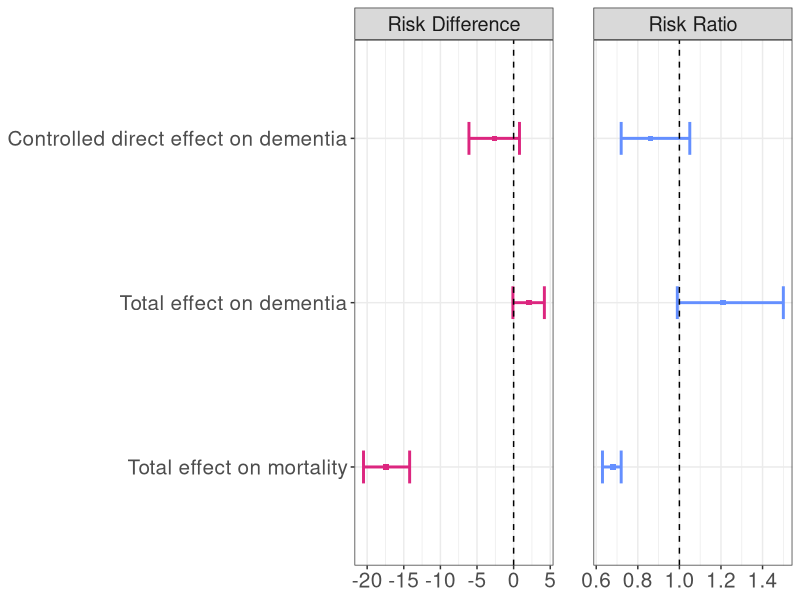

Reproduce this figure in R.
library(ggplot2)
library(dplyr)
library(tidyr)
library(stringr)
library(tidyverse)

# Create the data
res <- tibble::tribble(
  ~Effect, ~Risk_Difference, ~Risk_Ratio,
  "Total effect on dementia", "2.1 (-0.1, 4.2)", "1.21 (0.99, 1.50)",
  "Controlled direct effect on dementia", "-2.6 (-6.1, 0.8)", "0.86 (0.72, 1.05)",
  "Total effect on mortality", "-17.4 (-20.5, -14.2)", "0.68 (0.63, 0.72)"
) %>% 
  mutate(Effect = fct_rev(as.factor(Effect)))

# Function to extract estimates and CIs
extract_values <- function(x) {
  num <- as.numeric(str_extract(x, "[-]?[0-9]+\\.?[0-9]*"))
  lower <- as.numeric(str_extract(x, "(?<=\\().*?(?=,)"))
  upper <- as.numeric(str_extract(x, "(?<=, ).*?(?=\\))"))
  return(c(num, lower, upper))
}

# Process Risk Difference and Risk Ratio
res <- res %>%
  mutate(
    RD = map(Risk_Difference, extract_values),
    RR = map(Risk_Ratio, extract_values)
  ) %>%
  unnest_wider(RD, names_sep = "_") %>%
  unnest_wider(RR, names_sep = "_") %>%
  rename(RD_Estimate = RD_1, RD_Lower = RD_2, RD_Upper = RD_3,
         RR_Estimate = RR_1, RR_Lower = RR_2, RR_Upper = RR_3)

res <- res %>% 
  select(-2, -3) %>% 
pivot_longer( cols = -1,
              names_to = "metric", values_to = "value") %>% 
  separate(metric, into = c("risk", "estimate")) %>% 
  pivot_wider(names_from = "estimate",
              values_from = "value") %>% 
  mutate(ref_line = ifelse(risk == "RD", 0, 1)) %>%
  mutate(risk = ifelse(risk == "RD", "Risk Difference", "Risk Ratio"))


# Forest Plot

res %>% 
  ggplot(aes(x = Effect, y = Estimate, ymin = Lower, ymax = Upper, color = risk)) +
  geom_errorbar(width = 0.2, size = 1 ) +
  geom_point(size = 1.5, shape = 15) + 
  facet_wrap(.~ risk, scales = "free_x") +
  coord_flip() +
  geom_hline(aes(yintercept = ref_line),linetype = "dashed", color = "black") +
  labs(
    x = NULL,
    color = NULL,
    y = NULL
  ) +
  scale_color_manual(values = c("#DC267F", "#648FFF")) +
  theme_bw() +
  theme(
    legend.position = "none", 
    panel.spacing.x = unit(2, "lines"),
    axis.title.y = element_text(
      size = rel(1.7),
      margin = margin(t = 0, r = 20, b = 0, l = 0)),
    axis.text.y = element_text(
      size = rel(1.7)),
    axis.title.x = element_text(
      size = rel(1.7),
      margin = margin(t = 20, r = 00, b = 0, l = 0)),
    legend.text = element_text(size = rel(1.7)),
    strip.text = element_text(size = rel(1.3)),
    axis.text.x = element_text(
      size = rel(1.7)))

